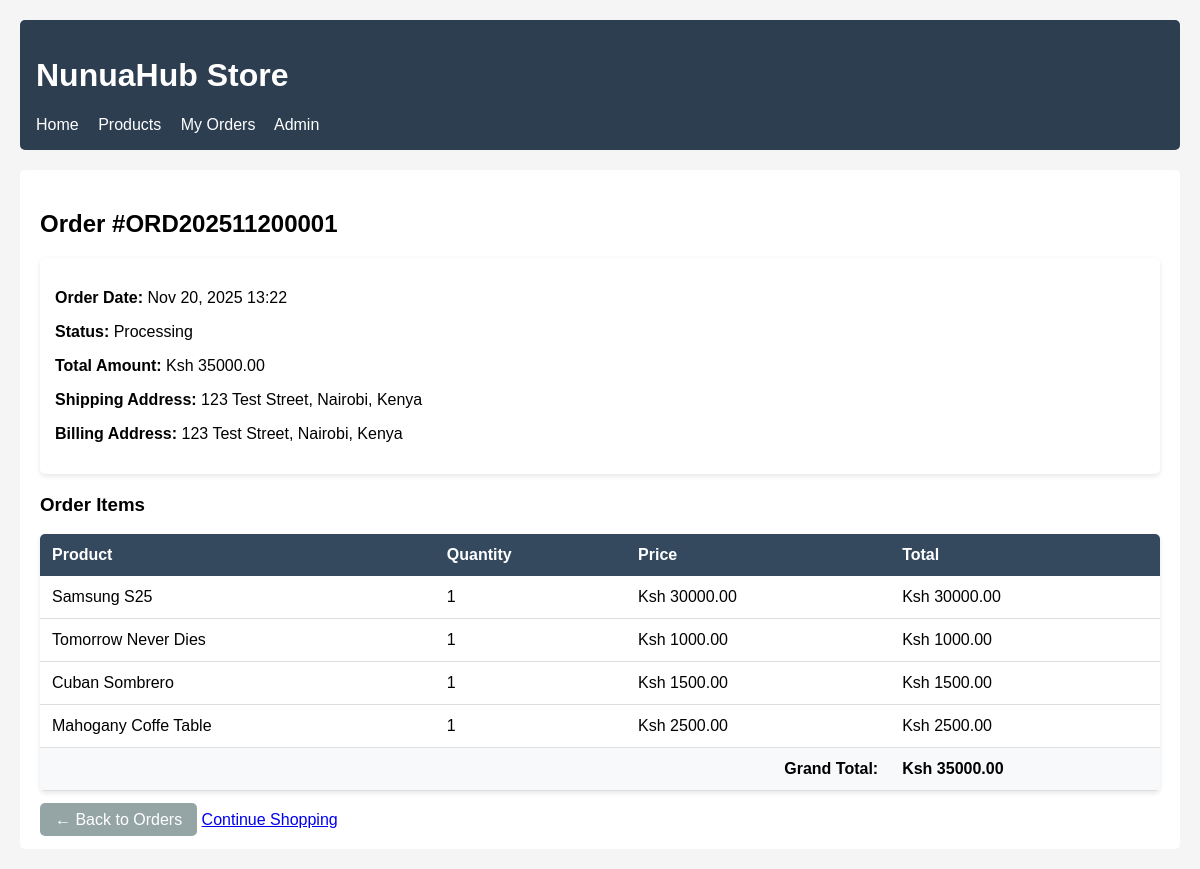
Screenshot of /orders/ORD202511200001/ (signed in) with the database file from the repository.
### orders/models.py (models this page shows, shortened)
class Order(models.Model):
    STATUS_CHOICES = [
        ('pending', 'Pending'),
        ('processing', 'Processing'),
        ('shipped', 'Shipped'),
        ('delivered', 'Delivered'),
        ('cancelled', 'Cancelled'),
    ]
    user = models.ForeignKey(User, on_delete=models.CASCADE)
    order_number = models.CharField(max_length=20, unique=True)
    total_amount = models.DecimalField(max_digits=10, decimal_places=2, default=0.00)
    status = models.CharField(max_length=20, choices=STATUS_CHOICES, default='pending')
    shipping_address = models.TextField(default='Address not provided')
    billing_address = models.TextField(default='Address not provided')
    created_at = models.DateTimeField(auto_now_add=True)
    updated_at = models.DateTimeField(auto_now=True)

class OrderItem(models.Model):
    order = models.ForeignKey(Order, related_name='items', on_delete=models.CASCADE)
    product = models.ForeignKey(Product, on_delete=models.CASCADE)
    quantity = models.IntegerField(default=1)
    price = models.DecimalField(max_digits=10, decimal_places=2)
    def total_price(self):
        return self.quantity * self.price

### store/models.py (models this page shows, shortened)
class Product(models.Model):
    name = models.CharField(max_length=200)
    description = models.TextField()
    price = models.DecimalField(max_digits=10, decimal_places=2)
    category = models.ForeignKey(Category, on_delete=models.CASCADE)
    image = models.ImageField(upload_to='products/', blank=True, null=True)
    stock_quantity = models.IntegerField(default=0)
    available = models.BooleanField(default=True)
    created_at = models.DateTimeField(auto_now_add=True)
    updated_at = models.DateTimeField(auto_now=True)

### orders/views.py (the view)
# urls.py: path('<str:order_number>/', views.order_detail, name='order_detail'),
@login_required
def order_detail(request, order_number):
    order = get_object_or_404(Order, order_number=order_number, user=request.user)
    return render(request, 'orders/order_detail.html', {'order': order})

### orders/templates/orders/order_detail.html (shortened to what this page needs)
<!DOCTYPE html>
<html>
<head>
</head>
<body>
    <div class="header">
        <h1>NunuaHub Store</h1>
        <nav>
            <a href="/store/">Home</a>
            <a href="/store/products/">Products</a>
            <a href="/orders/">My Orders</a>
            <a href="/admin/">Admin</a>
        </nav>
    </div>
    <div class="content">
        <h2>Order #{{ order.order_number }}</h2>
        <div class="order-info">
            <p><strong>Order Date:</strong> {{ order.created_at|date:"M d, Y H:i" }}</p>
            <p><strong>Status:</strong> {{ order.get_status_display }}</p>
            <p><strong>Total Amount:</strong> Ksh {{ order.total_amount }}</p>
            <p><strong>Shipping Address:</strong> {{ order.shipping_address }}</p>
            <p><strong>Billing Address:</strong> {{ order.billing_address }}</p>
        </div>
        <h3>Order Items</h3>
        <table class="order-items">
            <thead>
                <tr>
                    <th>Product</th>
                    <th>Quantity</th>
                    <th>Price</th>
                    <th>Total</th>
                </tr>
            </thead>
            <tbody>
                {% for item in order.items.all %}
                <tr>
                    <td>{{ item.product.name }}</td>
                    <td>{{ item.quantity }}</td>
                    <td>Ksh {{ item.price }}</td>
                    <td>Ksh {{ item.total_price }}</td>
                </tr>
                {% endfor %}
                <tr style="background: #f8f9fa; font-weight: bold;">
                    <td colspan="3" style="text-align: right;">Grand Total:</td>
                    <td>Ksh {{ order.total_amount }}</td>
                </tr>
            </tbody>
        </table>
        <div style="margin-top: 20px;">
            <a href="{% url 'orders:order_list' %}" style="background: #95a5a6; color: white; padding: 8px 15px; text-decoration: none; border-radius: 5px;">← Back to Orders</a>
            <a href="/store/products/">Continue Shopping</a>
        </div>
    </div>
</body>
</html>

### orders/templates/orders/order_detail.html (style rules this page uses)
body { font-family: Arial, sans-serif; margin: 20px; background: #f5f5f5; }
.header { background: #2c3e50; color: white; padding: 1rem; margin-bottom: 20px; border-radius: 5px; }
nav a { color: white; margin-right: 15px; text-decoration: none; }
.order-info { background: white; padding: 15px; border-radius: 5px; margin-bottom: 20px; box-shadow: 0 2px 5px rgba(0,0,0,0.1); }
.order-items { width: 100%; border-collapse: collapse; background: white; border-radius: 5px; overflow: hidden; box-shadow: 0 2px 5px rgba(0,0,0,0.1); }
.order-items th { background: #34495e; color: white; padding: 12px; text-align: left; }
.order-items td { padding: 12px; text-align: left; border-bottom: 1px solid #ddd; }
.content { background: white; padding: 20px; border-radius: 5px; }

### rows the page displays
Order: order_number "ORD202511200001", created_at "Nov 20, 2025 13:22", status "Processing", total_amount "35000.00", shipping_address "123 Test Street, Nairobi, Kenya", billing_address "123 Test Street, Nairobi, Kenya"
OrderItem: product.name "Samsung S25", quantity "1", price "30000.00", total_price "30000.00"
OrderItem: product.name "Tomorrow Never Dies", quantity "1", price "1000.00", total_price "1000.00"
OrderItem: product.name "Cuban Sombrero", quantity "1", price "1500.00", total_price "1500.00"
OrderItem: product.name "Mahogany Coffe Table", quantity "1", price "2500.00", total_price "2500.00"
